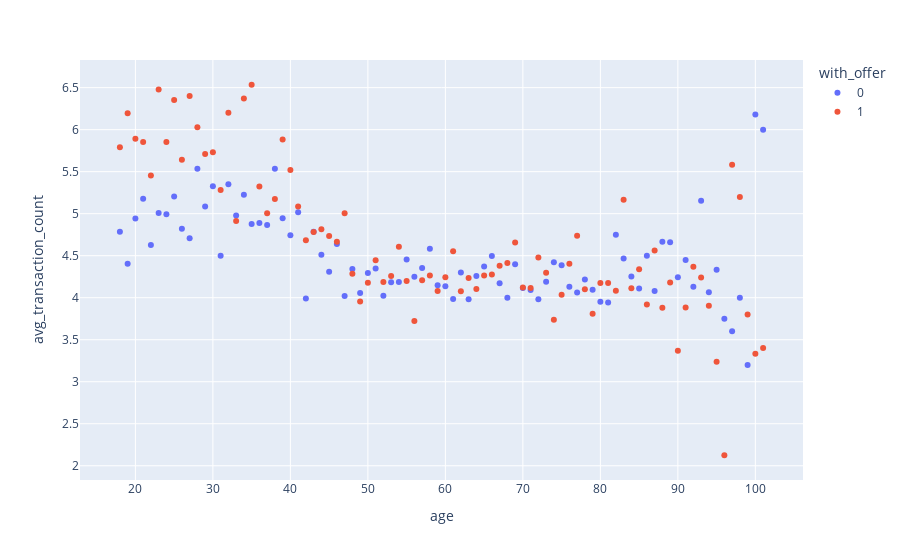

The notebook cell this image was saved under:
### Code cell
px.scatter(age_data, x='age', y='avg_transaction_count', 
           color='with_offer', 
           category_orders={'with_offer': [0, 1]})

### Figure 1 — Plotly figure (JSON) as saved in the notebook; plotly's stock layout.template omitted (floating-point values rounded to 4 significant figures)
{"data": [{"hovertemplate": "with_offer=0<br>age=%{x}<br>avg_transaction_count=%{y}<extra></extra>", "legendgroup": "0", "marker": {"color": "#636efa", "symbol": "circle"}, "mode": "markers", "name": "0", "orientation": "v", "showlegend": true, "type": "scatter", "x": [18, 19, 20, 21, 22, 23, 24, 25, 26, 27, 28, 29, 30, 31, 32, 33, 34, 35, 36, 37, 38, 39, 40, 41, 42, 43, 44, 45, 46, 47, 48, 49, 50, 51, 52, 53, 54, 55, 56, 57, 58, 59, 60, 61, 62, 63, 64, 65, 66, 67, 68, 69, 70, 71, 72, 73, 74, 75, 76, 77, 78, 79, 80, 81, 82, 83, 84, 85, 86, 87, 88, 89, 90, 91, 92, 93, 94, 95, 96, 97, 98, 99, 100, 101], "xaxis": "x", "y": [4.785, 4.403, 4.943, 5.178, 4.628, 5.009, 4.992, 5.205, 4.822, 4.706, 5.534, 5.084, 5.328, 4.5, 5.349, 4.978, 5.225, 4.876, 4.888, 4.865, 5.536, 4.947, 4.745, 5.018, 3.99, 4.786, 4.512, 4.31, 4.641, 4.02, 4.341, 4.057, 4.295, 4.347, 4.022, 4.183, 4.188, 4.454, 4.251, 4.354, 4.584, 4.148, 4.137, 3.986, 4.301, 3.981, 4.258, 4.372, 4.496, 4.172, 4, 4.397, 4.115, 4.09, 3.982, 4.189, 4.422, 4.385, 4.131, 4.063, 4.216, 4.093, 3.953, 3.942, 4.75, 4.468, 4.253, 4.109, 4.5, 4.081, 4.667, 4.66, 4.244, 4.447, 4.132, 5.154, 4.065, 4.333, 3.75, 3.6, 4, 3.2, 6.182, 6], "yaxis": "y"}, {"hovertemplate": "with_offer=1<br>age=%{x}<br>avg_transaction_count=%{y}<extra></extra>", "legendgroup": "1", "marker": {"color": "#EF553B", "symbol": "circle"}, "mode": "markers", "name": "1", "orientation": "v", "showlegend": true, "type": "scatter", "x": [18, 19, 20, 21, 22, 23, 24, 25, 26, 27, 28, 29, 30, 31, 32, 33, 34, 35, 36, 37, 38, 39, 40, 41, 42, 43, 44, 45, 46, 47, 48, 49, 50, 51, 52, 53, 54, 55, 56, 57, 58, 59, 60, 61, 62, 63, 64, 65, 66, 67, 68, 69, 70, 71, 72, 73, 74, 75, 76, 77, 78, 79, 80, 81, 82, 83, 84, 85, 86, 87, 88, 89, 90, 91, 92, 93, 94, 95, 96, 97, 98, 99, 100, 101], "xaxis": "x", "y": [5.791, 6.195, 5.892, 5.854, 5.455, 6.479, 5.853, 6.353, 5.641, 6.4, 6.03, 5.71, 5.731, 5.282, 6.201, 4.912, 6.371, 6.534, 5.324, 5.005, 5.176, 5.884, 5.519, 5.086, 4.684, 4.781, 4.816, 4.734, 4.667, 5.005, 4.284, 3.956, 4.179, 4.447, 4.187, 4.258, 4.607, 4.198, 3.722, 4.208, 4.264, 4.08, 4.244, 4.552, 4.077, 4.235, 4.103, 4.265, 4.277, 4.381, 4.413, 4.658, 4.123, 4.115, 4.477, 4.296, 3.737, 4.034, 4.404, 4.738, 4.101, 3.81, 4.174, 4.176, 4.084, 5.165, 4.114, 4.338, 3.918, 4.561, 3.879, 4.18, 3.367, 3.884, 4.368, 4.24, 3.903, 3.238, 2.125, 5.583, 5.2, 3.8, 3.333, 3.4], "yaxis": "y"}], "layout": {"legend": {"title": {"text": "with_offer"}, "tracegroupgap": 0}, "margin": {"t": 60}, "xaxis": {"anchor": "y", "domain": [0, 1], "title": {"text": "age"}}, "yaxis": {"anchor": "x", "domain": [0, 1], "title": {"text": "avg_transaction_count"}}}}
